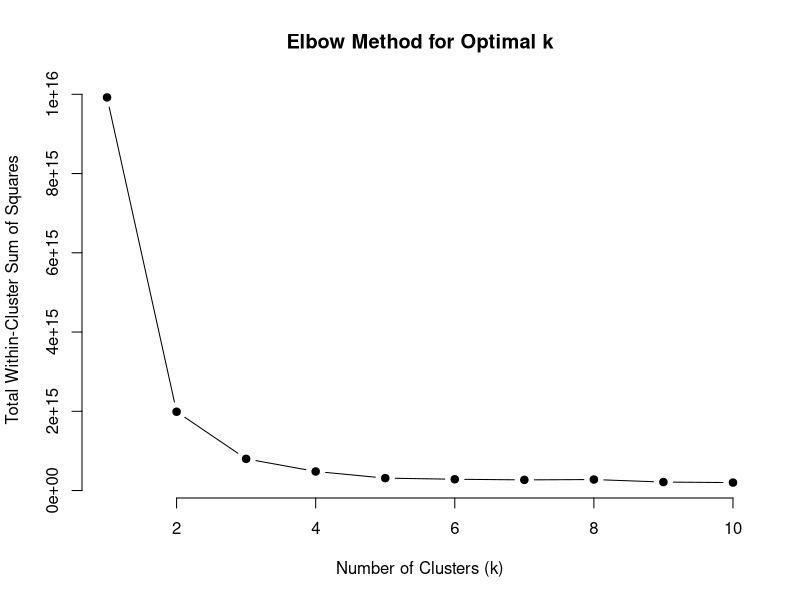
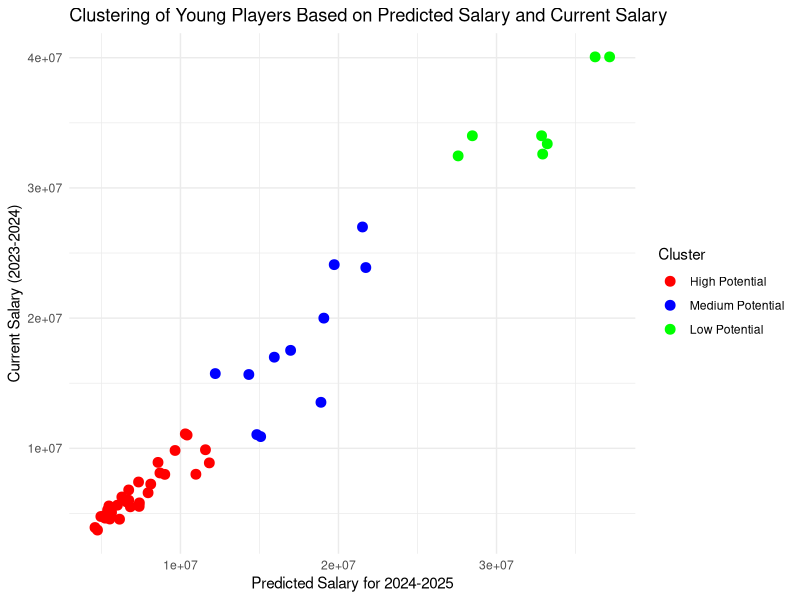

These charts were generated, in order, by the following R code:
# Load necessary libraries
library(dplyr)
library(ggplot2)
library(randomForest)
library(cluster)
library(caret)

# Read the data
salaries <- read.csv("2021-2024PlayersSalaries.csv")
stats_2021 <- read.csv("2021-2022 NBA Player Stats - Regular.csv")
stats_2022 <- read.csv("2022-2023 NBA Player Stats - Regular.csv")
stats_2023 <- read.csv("2023-2024 NBA Player Stats - Regular.csv")

# Columns to select
select_columns <- c("Player", "Pos", "Age", "Tm", "G", "GS", "MP", "FG", "FGA", "FG.", "X3P", "X3PA", "X2P", "X2PA", 
                    "eFG.", "FT", "FTA", "ORB", "DRB", "TRB", "AST", "STL", "BLK", "TOV", "PF", "PTS")

# Function to process data for each year
process_year_data <- function(data, year) {
  data %>%
    select(all_of(select_columns)) %>%
    rename_with(~ paste0(.x, year), -Player)  # Add year suffix to each column, except Player
}

# Process data for each year
stats_2021_processed <- process_year_data(stats_2021, 2021)
stats_2022_processed <- process_year_data(stats_2022, 2022)
stats_2023_processed <- process_year_data(stats_2023, 2023)

# Merge the data
merged_data <- salaries %>%
  left_join(stats_2021_processed, by = "Player") %>%
  left_join(stats_2022_processed, by = "Player") %>%
  left_join(stats_2023_processed, by = "Player")

# Select and rename columns for final analysis
final_data <- merged_data %>%
  select(Player, Age2021 = Age2021, Age2022 = Age2022, Age2023 = Age2023, 
         Salary.2021.2022., Salary.2022.2023., Salary.2023.2024., 
         ends_with("2021"), ends_with("2022"), ends_with("2023")) %>%
  filter(!is.na(Age2022)) %>%
  distinct()

# Filter young players under the age of 25 for analysis
young_players <- final_data %>%
  filter(Age2022 < 25)

scaled_data <- young_players %>%
  select_if(is.numeric) %>%
  na.omit()

filtered_young_players <- young_players[complete.cases(young_players %>% select_if(is.numeric)), ]

pca_result <- prcomp(scaled_data, center = TRUE, scale. = TRUE)

filtered_young_players$Potential_Score <- pca_result$x[, 1]

young_players <- left_join(young_players, filtered_young_players %>% 
                 select(Player, Potential_Score), by = "Player") %>%
                 distinct(Player, .keep_all = TRUE)

print(young_players)

young_potential_players<- young_players %>%
  select(Player, Age2022, Potential_Score) %>%
  distinct(Player, .keep_all = TRUE) %>%
  arrange(desc(Potential_Score))

print(young_potential_players)



# Prepare the training data for Random Forest
train_data <- young_players %>%
  select(Player, 
         Salary.2021.2022., Salary.2022.2023., Salary.2023.2024., 
         ends_with("2021"), ends_with("2022"), ends_with("2023")) %>%
  filter(!is.na(Salary.2023.2024.)) %>%
  mutate(Salary_Next_Year = Salary.2023.2024.) %>%
  select(-Salary.2023.2024.)

train_data <- na.omit(train_data)

# Train the Random Forest model
set.seed(123)
rf_model <- randomForest(Salary_Next_Year ~ ., data = train_data, ntree = 50000)

# Print the model summary to check performance
print(rf_model)


# Make predictions for the next season (2024-2025) salary
train_data$Predicted_Salary2024.2025. <- predict(rf_model, newdata = train_data)


# Add the predictions back to the young_players dataset for further analysis
young_players <- young_players %>%
  left_join(train_data %>% select(Player, Predicted_Salary2024.2025.), by = "Player")

print(young_players)


train_data$Predicted_Salary <- predict(rf_model, newdata = train_data)

# R-squared
rsq <- 1 - sum((train_data$Salary_Next_Year - train_data$Predicted_Salary)^2) / sum((train_data$Salary_Next_Year - mean(train_data$Salary_Next_Year))^2)
cat("R-squared: ", rsq, "\n")

# confusion matrix





# K-means Clustering
# Handle missing data: Filter out rows with missing values in the cluster data
cluster_data <- young_players %>%
  select(Potential_Score = Predicted_Salary2024.2025., Salary.2023.2024.) %>%
  na.omit()

# Elbow Method to determine optimal k
wss <- numeric(10) 
for (k in 1:10) {
  kmeans_model <- kmeans(cluster_data, centers = k)
  wss[k] <- kmeans_model$tot.withinss  
}

plot(1:10, wss, type = "b", pch = 19, frame = FALSE, 
     xlab = "Number of Clusters (k)", ylab = "Total Within-Cluster Sum of Squares",
     main = "Elbow Method for Optimal k")


# Perform K-means clustering
set.seed(123)
kmeans_result <- kmeans(cluster_data, centers = 3)

# Ensure the cluster labels are assigned back to the correct rows in young_players
# Rejoin the cluster results with young_players while handling the missing data
young_players$Cluster <- NA  # Initialize the cluster column with NA

# Assign clusters back to the young_players data frame
young_players[!is.na(young_players$Predicted_Salary2024.2025.), "Cluster"] <- kmeans_result$cluster

# Remove rows with NA values in the Cluster column
young_players_filtered <- young_players %>%
  filter(!is.na(Cluster)) %>%
  distinct(Player, .keep_all = TRUE)

# Visualize the clustering result with fewer clusters, excluding NA values
ggplot(young_players_filtered, aes(x = Predicted_Salary2024.2025., y = Salary.2023.2024., color = as.factor(Cluster))) +
  geom_point(size = 3) +
  scale_color_manual(
    values = c("1" = "red", "2" = "blue", "3" = "green"),
    labels = c("1" = "High Potential", "2" = "Medium Potential", "3" = "Low Potential")
  ) +
  labs(title = "Clustering of Young Players Based on Predicted Salary and Current Salary",
       x = "Predicted Salary for 2024-2025", y = "Current Salary (2023-2024)", color = "Cluster") +
  theme_minimal()

young_players <- young_players %>%
  mutate(Ratio = Predicted_Salary2024.2025. / Salary.2023.2024.) %>%
  select(Player, Age2022, Predicted_Salary2024.2025., Salary.2023.2024., Ratio, Cluster) %>%
  distinct(Player, .keep_all = TRUE)

# Print young players with clusters
print(young_players %>% select(Player, Age2022, Ratio, Predicted_Salary2024.2025., Salary.2023.2024., Cluster) %>% distinct(Player, .keep_all = TRUE))

result <- young_players %>% filter(Ratio > 1) %>% arrange(desc(Ratio))
print(result)

